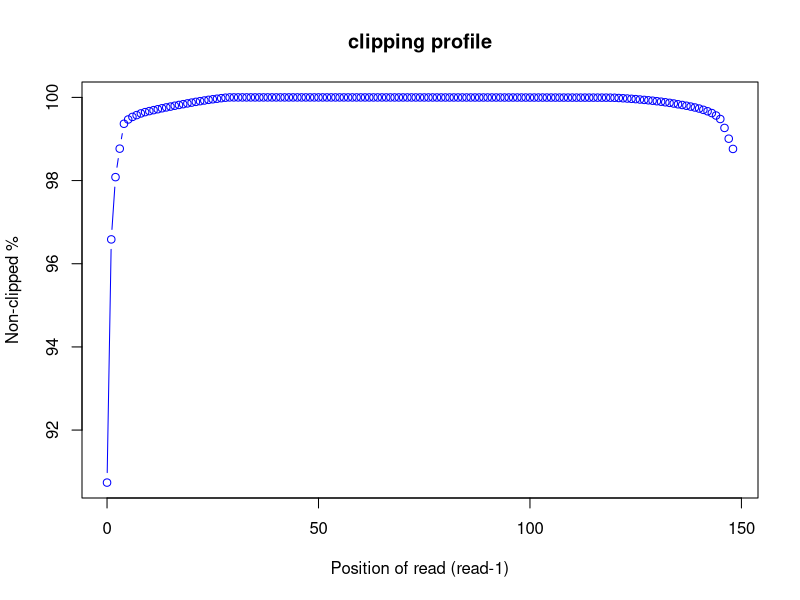
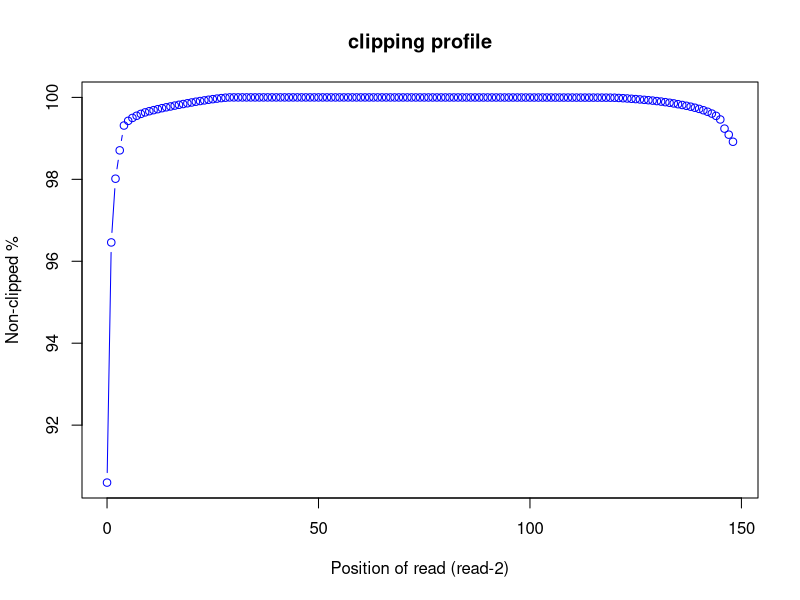

Generate these figures, in order, with R:
pdf("outputs/mapping_outputs/SRR11647709/clipping_profile.clipping_profile.R1.pdf")
read_pos=c(0,1,2,3,4,5,6,7,8,9,10,11,12,13,14,15,16,17,18,19,20,21,22,23,24,25,26,27,28,29,30,31,32,33,34,35,36,37,38,39,40,41,42,43,44,45,46,47,48,49,50,51,52,53,54,55,56,57,58,59,60,61,62,63,64,65,66,67,68,69,70,71,72,73,74,75,76,77,78,79,80,81,82,83,84,85,86,87,88,89,90,91,92,93,94,95,96,97,98,99,100,101,102,103,104,105,106,107,108,109,110,111,112,113,114,115,116,117,118,119,120,121,122,123,124,125,126,127,128,129,130,131,132,133,134,135,136,137,138,139,140,141,142,143,144,145,146,147,148)
r1_clip_count=c(1950293.0,718906.0,403683.0,259425.0,133416.0,111751.0,98727.0,89607.0,81124.0,74530.0,69326.0,64497.0,59869.0,55058.0,50672.0,46516.0,42227.0,38194.0,34236.0,30348.0,26376.0,22571.0,19060.0,15650.0,12275.0,9404.0,6671.0,3939.0,1484.0,0,0,0,0,0,1.0,5.0,5.0,5.0,9.0,11.0,11.0,13.0,13.0,17.0,21.0,27.0,28.0,37.0,35.0,43.0,50.0,61.0,70.0,69.0,76.0,80.0,96.0,105.0,107.0,117.0,121.0,126.0,130.0,143.0,161.0,168.0,175.0,182.0,194.0,202.0,221.0,210.0,211.0,235.0,238.0,268.0,281.0,296.0,328.0,345.0,343.0,354.0,350.0,372.0,369.0,380.0,394.0,410.0,416.0,408.0,438.0,436.0,460.0,486.0,519.0,504.0,529.0,532.0,582.0,616.0,640.0,639.0,673.0,683.0,710.0,744.0,775.0,803.0,844.0,912.0,930.0,973.0,997.0,974.0,996.0,1050.0,1086.0,1149.0,1229.0,1374.0,1745.0,3006.0,4303.0,5668.0,7095.0,8689.0,10694.0,12601.0,14609.0,16726.0,19240.0,21699.0,24626.0,27555.0,30904.0,34810.0,38369.0,42237.0,46435.0,51041.0,56438.0,62961.0,70128.0,79246.0,91728.0,109349.0,154499.0,208991.0,260885.0)
r1_nonclip_count = 21055227 - r1_clip_count
plot(read_pos, r1_nonclip_count*100/(r1_clip_count + r1_nonclip_count),col="blue",main="clipping profile",xlab="Position of read (read-1)",ylab="Non-clipped %",type="b")
dev.off()
pdf("outputs/mapping_outputs/SRR11647709/clipping_profile.clipping_profile.R2.pdf")
read_pos=c(0,1,2,3,4,5,6,7,8,9,10,11,12,13,14,15,16,17,18,19,20,21,22,23,24,25,26,27,28,29,30,31,32,33,34,35,36,37,38,39,40,41,42,43,44,45,46,47,48,49,50,51,52,53,54,55,56,57,58,59,60,61,62,63,64,65,66,67,68,69,70,71,72,73,74,75,76,77,78,79,80,81,82,83,84,85,86,87,88,89,90,91,92,93,94,95,96,97,98,99,100,101,102,103,104,105,106,107,108,109,110,111,112,113,114,115,116,117,118,119,120,121,122,123,124,125,126,127,128,129,130,131,132,133,134,135,136,137,138,139,140,141,142,143,144,145,146,147,148)
r2_clip_count=c(1963927.0,739411.0,414491.0,269896.0,143391.0,119436.0,104618.0,93668.0,84015.0,76327.0,70291.0,65027.0,59974.0,54942.0,50411.0,46228.0,41786.0,37659.0,33759.0,29857.0,25894.0,21997.0,18487.0,15195.0,11942.0,8931.0,6121.0,3583.0,1442.0,0,0,1.0,2.0,4.0,3.0,5.0,5.0,5.0,6.0,11.0,15.0,14.0,16.0,13.0,21.0,26.0,33.0,36.0,35.0,43.0,47.0,50.0,57.0,65.0,64.0,67.0,71.0,78.0,82.0,87.0,91.0,95.0,98.0,111.0,114.0,136.0,149.0,169.0,168.0,173.0,188.0,192.0,199.0,211.0,233.0,256.0,283.0,289.0,294.0,300.0,301.0,300.0,296.0,302.0,315.0,338.0,339.0,341.0,373.0,384.0,407.0,419.0,432.0,456.0,466.0,478.0,487.0,504.0,518.0,538.0,572.0,590.0,584.0,580.0,593.0,605.0,652.0,689.0,731.0,774.0,816.0,880.0,909.0,938.0,959.0,974.0,1017.0,1115.0,1232.0,1361.0,1604.0,2810.0,4076.0,5409.0,7008.0,8558.0,10376.0,12318.0,14232.0,16275.0,18660.0,21199.0,24215.0,27303.0,30614.0,34636.0,38636.0,42822.0,47396.0,52663.0,58577.0,65362.0,73123.0,82467.0,94064.0,112510.0,159154.0,189897.0,226109.0)
r2_nonclip_count = 20887506 - r2_clip_count
plot(read_pos, r2_nonclip_count*100/(r2_clip_count + r2_nonclip_count),col="blue",main="clipping profile",xlab="Position of read (read-2)",ylab="Non-clipped %",type="b")
dev.off()
